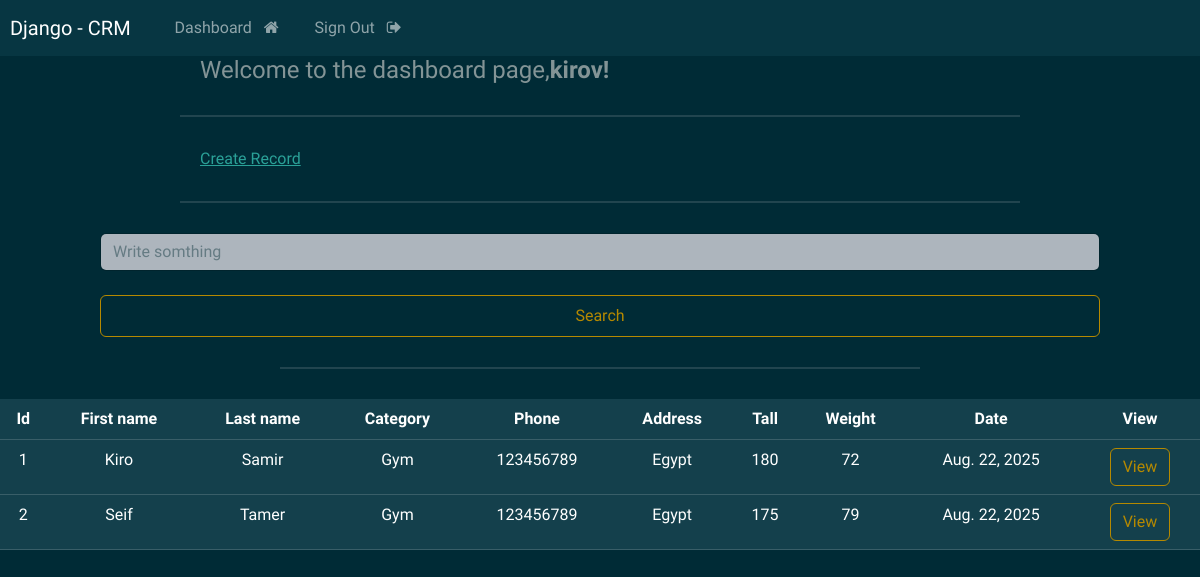
The app's page /dashboard/ (signed in), older data.
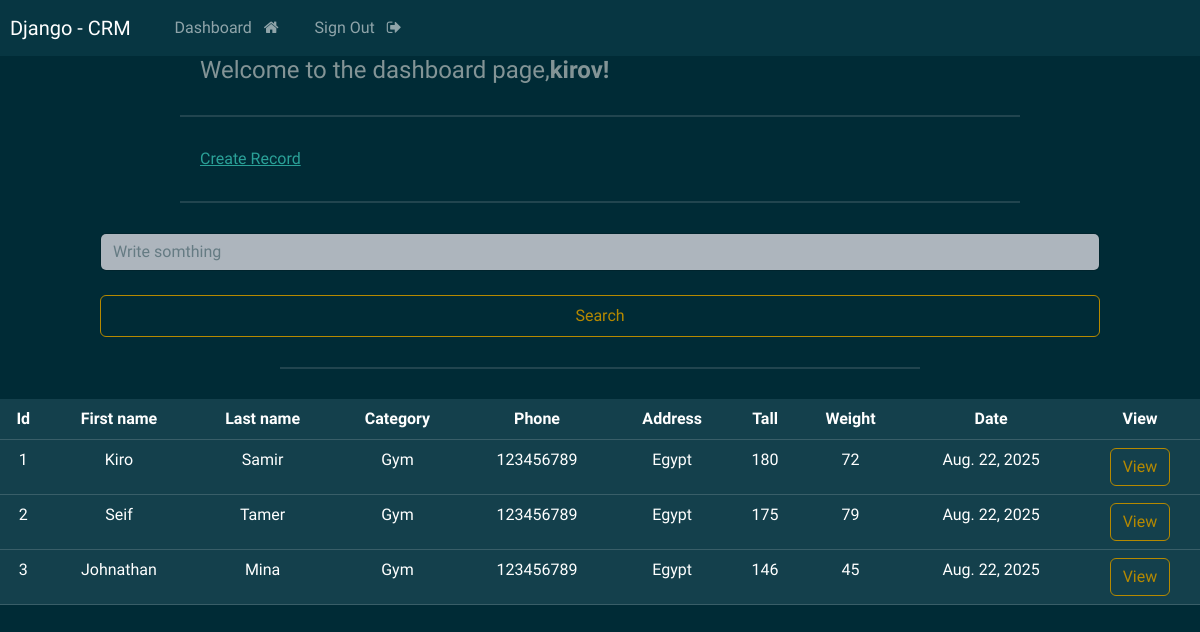
The same page, newer data.
### webapp/models.py (models this page shows, shortened)
class Record(models.Model):
    first_name=models.CharField(max_length=250)
    last_name=models.CharField(max_length=250)
    Category = models.ForeignKey(Category, on_delete=models.CASCADE)
    phone=models.IntegerField()
    tall=models.IntegerField()
    weight=models.IntegerField()
    address=models.CharField(max_length=500)
    created_at=models.DateField(auto_now_add=True)
    class Meta:
        ordering = ['-created_at']

class Category (models.Model):
    name=models.CharField(max_length=250)
    create_at=models.DateTimeField(auto_now_add=True)
    def __str__(self):
        return self.name

### webapp/views.py (the view)
# urls.py: path('dashboard/',views.dashboard,name='dashboard'),
@login_required(login_url='login')
def dashboard(request):
    records = Record.objects.all()
    return render(request,'web/dashboard.html',context={'record':records})

### templates/web/dashboard.html (shortened to what this page needs)
{% extends 'base.html'%}
{%block content%}
<h4 style="padding-left: 200px;">Welcome to the dashboard page,<b>{{user}}!</b></h4>
<hr style="border : 1px solid ; margin: 30px 180px;">
<div style="padding-left: 200px;">
<a href="{% url 'createrecord' %}" class="btn-outline-primary">Create Record</a>
</div>
<hr style="border : 1px solid ; margin: 30px 180px;">
<div class="text-center" style="margin: 0px 100px;">
    <form action="{% url 'search' %}" method="GET">
        <input type="search" name="query" placeholder="Write somthing" class="form-control mr-sm-2">
        <button type="submit" class="btn btn-outline-primary w-100 btn-block p-2">Search</button>
    </form>
    <hr style="border : 1px solid ; margin: 30px 180px;">
</div>
<div class="text-center">
    <table class="table table-dark">
  <thead>
    <tr>
      <th scope="col">Id</th>
      <th scope="col">First name</th>
      <th scope="col">Last name</th>
      <th scope="col">Category</th>
      <th scope="col">Phone</th>
      <th scope="col">Address</th>
      <th scope="col">Tall</th>
      <th scope="col">Weight</th>
      <th scope="col">Date</th>
      <th scope="col">View</th>
    </tr>
  </thead>
  <tbody>
    {% if record %}
    {% for record in record %}
    <tr>
      <td>{{ record.id }}</td>
      <td>{{ record.first_name }}</td>
      <td>{{ record.last_name }}</td>
      <td>{{ record.Category }}</td>
      <td>{{ record.phone }}</td>
      <td>{{ record.address }}</td>
      <td>{{ record.tall }}</td>
      <td>{{ record.weight }}</td>
      <td>{{ record.created_at }}</td>
      <td><a href="{% url 'view_record' record.id %}" class="btn btn-outline-primary">View</a></td>
    </tr>
   {% endfor %}
   {% endif %}
  </tbody>
</table>
</div>
{% endblock %}

Row changes from the older to the newer data that the page shows:
added Record: id "3", first_name "Johnathan", last_name "Mina", Category "Gym", phone "123456789", address "Egypt", tall "146", weight "45", created_at "Aug. 22, 2025"
